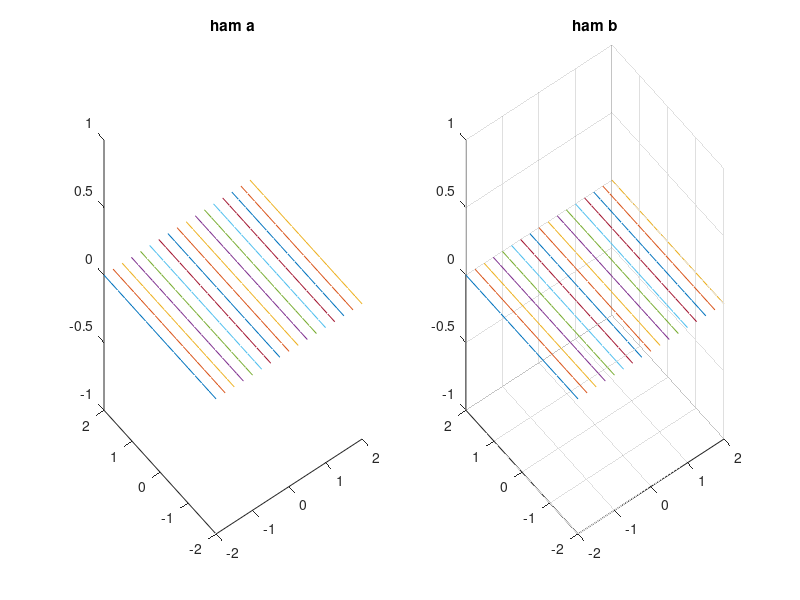

Recreate this plot in MATLAB.
[x,y]=meshgrid([-2:0.25:2]);
a=sin(sqrt(x^2+y^2));
subplot(121);
plot3(x,y,a);
title('ham a');
subplot(122);
b=x^2+y^2;
plot3(x,y,b);
title('ham b');
grid on
